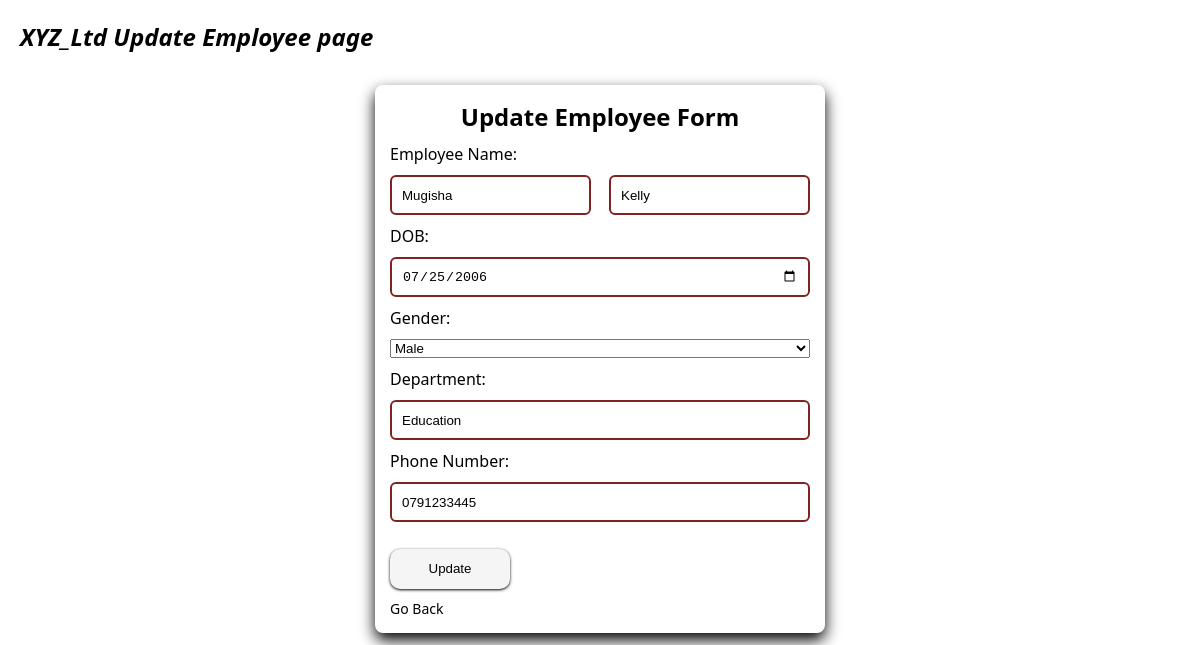
/attendance/update_employee.php?id=5 (signed in), run on the app's committed database.
### tables this page shows
CREATE TABLE `employee` (
  `EmployeeId` int(11) NOT NULL,
  `FirstName` varchar(250) DEFAULT NULL,
  `LastName` varchar(250) NOT NULL,
  `Gender` enum('Male','Female') NOT NULL,
  `DOB` date NOT NULL,
  `PhoneNumber` varchar(250) NOT NULL,
  `Department` varchar(250) NOT NULL
);

### attendance/update_employee.php (the view, shortened to what this page needs)
<?php
    include '../connection/connect.php';
    if (isset($_GET['id'])) {
        $id = $_GET['id'];
        $select = mysqli_query($conn,"SELECT * FROM employee WHERE EmployeeId = '$id'");
        $employee = mysqli_fetch_assoc($select);
    }
?>
<!DOCTYPE html>
<html lang="en">
<head>
    <link rel="stylesheet" href="../forms/forms.css">
</head>
<body>
<header>
        <h2>XYZ_Ltd  Update Employee page</h2>
    </header>
    <form action="" method="post">
        <h2>Update Employee Form</h2>
        <label for="adminname">Employee Name:</label>
        <div class="names">
            <input type="text" name="Firstname" value="<?php echo $employee['FirstName']; ?>" placeholder="firstname" id="">
            <input type="text" name="lastname" value="<?php echo $employee['LastName']; ?>" placeholder="lastname" id="">
        </div>
        <label for="dob">DOB:</label>
        <input type="date" name="dob" value="<?php echo $employee['DOB']; ?>" id="dob">
        <label for="gender">Gender:</label>
        <select name="gender" id="gender">
            <option value="Male" <?php echo ($employee['Gender'] == 'Male') ? 'selected' : ''; ?>>Male</option>
        </select>
        <label for="department">Department:</label>
        <input type="text" name="department" value="<?php echo $employee['Department']; ?>" placeholder="Department" id="department">
        <label for="phonenumber">Phone Number:</label>
        <input type="text" name="phonenumber" value="<?php echo $employee['PhoneNumber']; ?>" placeholder="Phone number" id="phonenumber">
        <input type="submit" name="update" value="Update">
        <span onclick="history.back()">Go Back</span>
    </form>
</body>
</html>

### forms/forms.css (style rules this page uses)
* { margin: 0; padding: 0; box-sizing: border-box; }
body { background-color: white; font-family: system-ui, -apple-system, BlinkMacSystemFont, 'Segoe UI', Roboto, Oxygen, Ubuntu, Cantarell, 'Open Sans', 'Helvetica Neue', sans-serif; }

### data on the page
employee: Firstname "Mugisha", lastname "Kelly", dob "07/25/2006", gender "Male", department "Education", phonenumber "0791233445"
